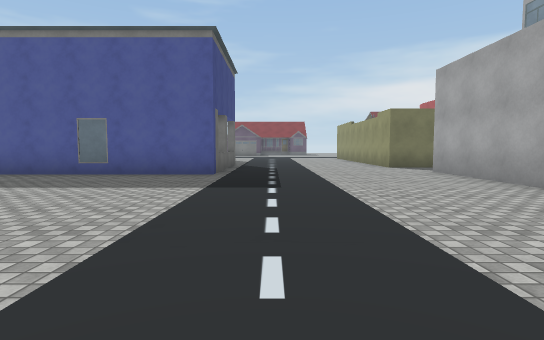
view 1 (above)

24 first-person views from a walk through a 3-D level made in the Unity game engine. The camera is 1.2 m above the floor, tilts 4° down and sees 80° across. The floor is counted in squares, 2 m on a side. Each view is taken from the middle of a square. On the plan, view 1 faces up. The plan holds only what a view shows up to about 10 squares ahead; the rest is blank. The place goes on beyond the plan. Some animated figures are not drawn. Some surface patterns are stand-ins.

view 2
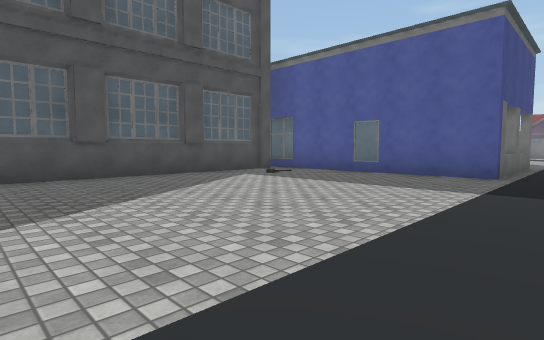

view 3
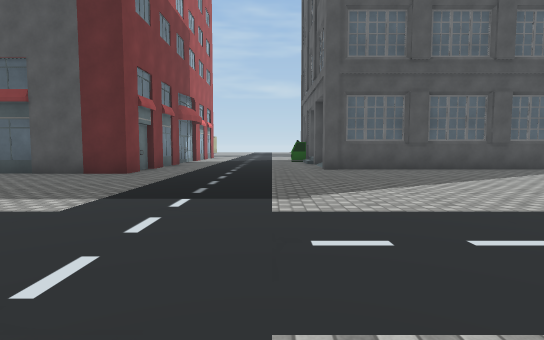

view 4
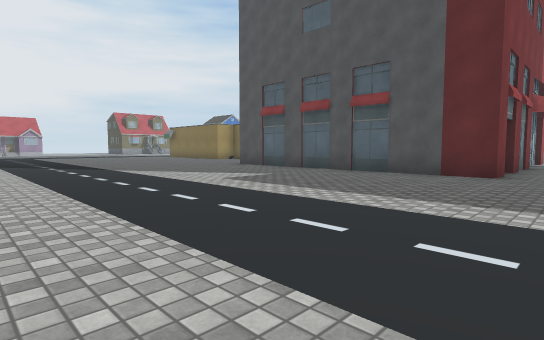

view 5
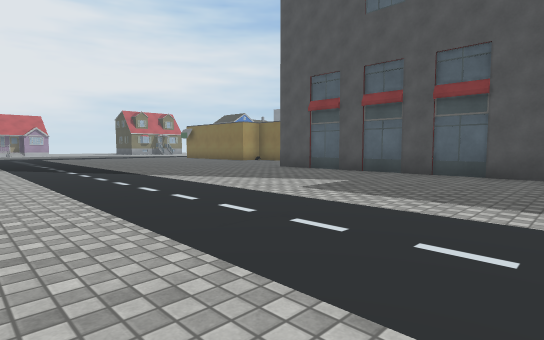

view 6
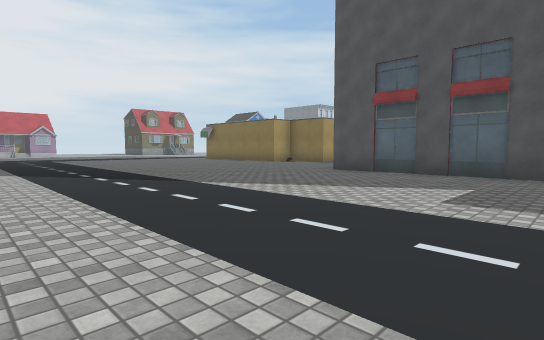

view 7
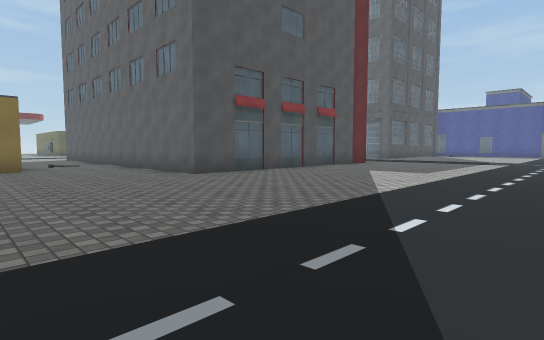

view 8
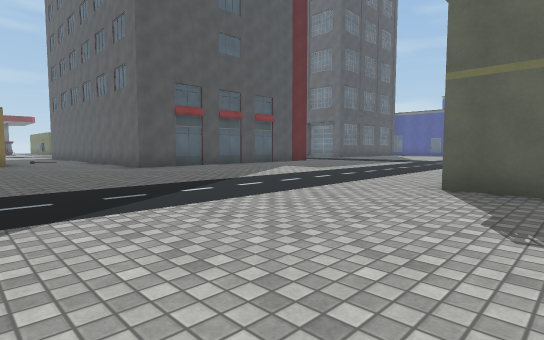

view 9
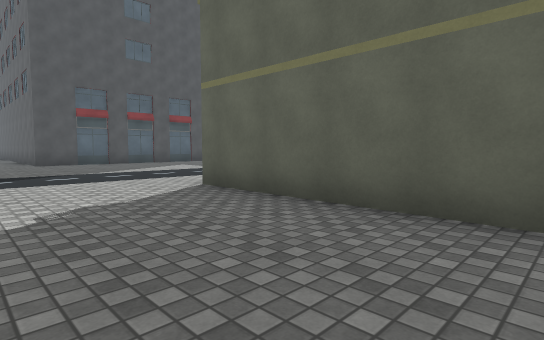

view 10
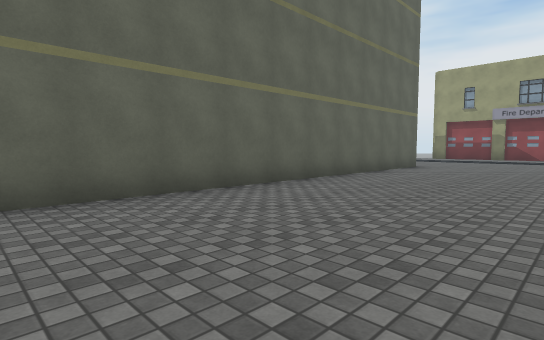

view 11
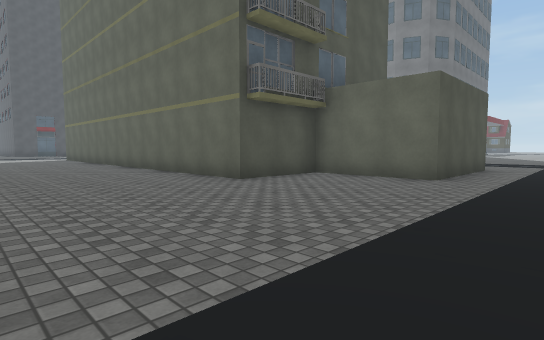

view 12
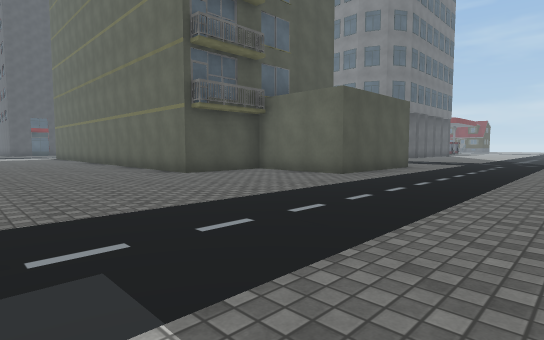

view 13
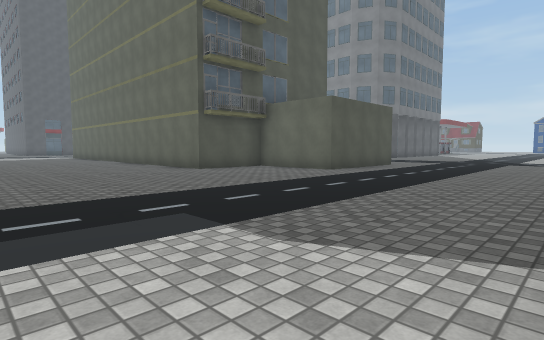

view 14
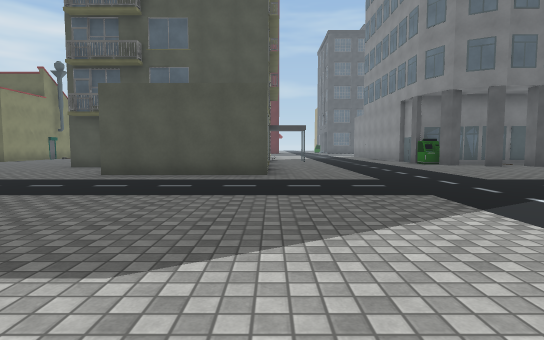

view 15
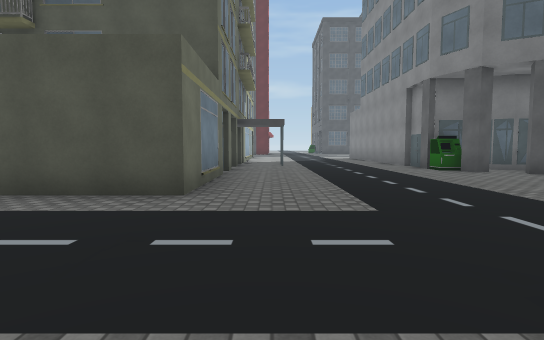

view 16
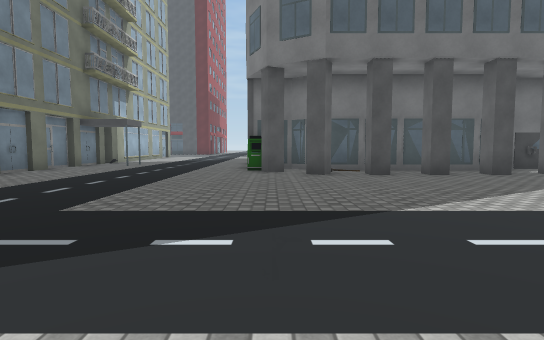

view 17
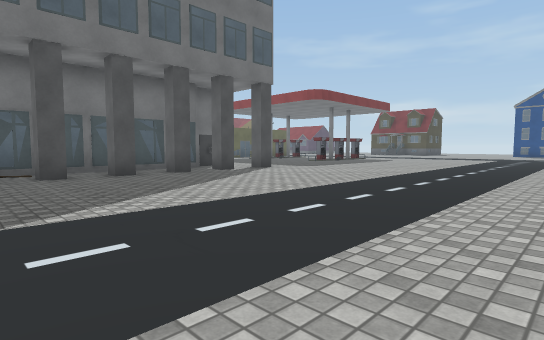

view 18
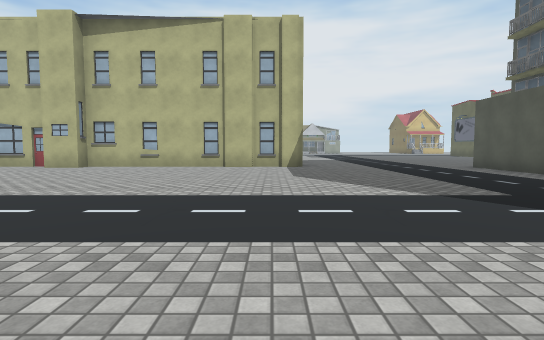

view 19
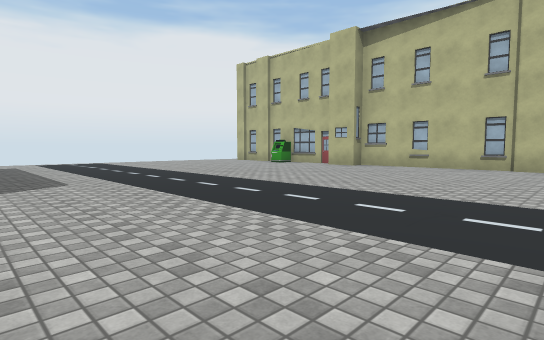

view 20
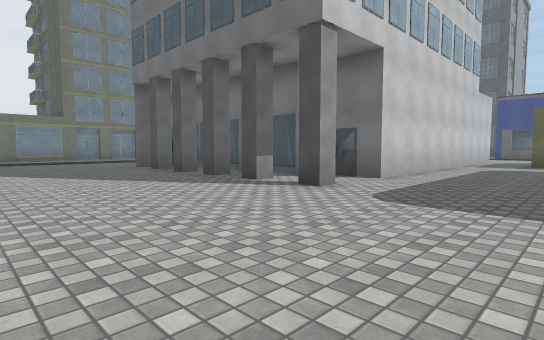

view 21
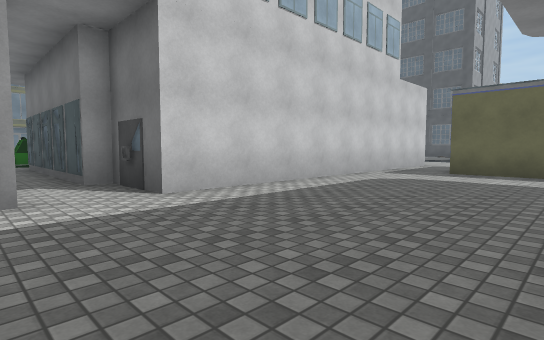

view 22
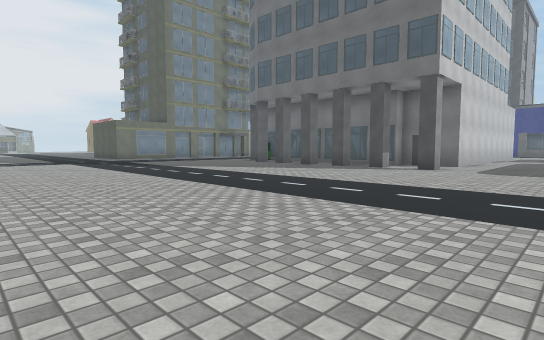

view 23
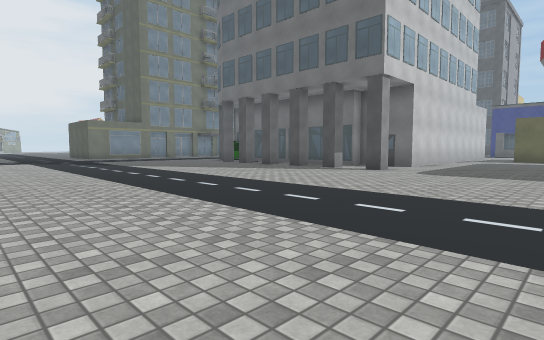

view 24
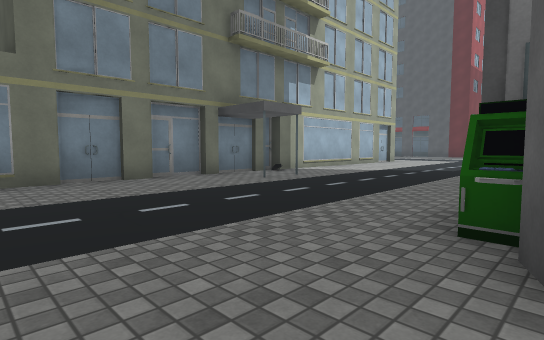

### Floor plan
Key: @ floor where view 1 was taken; # wall or solid block; . floor; / step, stairs or slope; = window, fence, low wall or low ledge; O other object.
Columns run from 8 left of view 1 to 31 right of it. Each row starts with its distance up from view 1.
 12                   ......  ......
 11        #       #.................
 10       =.....####.................
  9       #..........................
  8  ######.....###OOOOOOO.O.........
  7  ...........#        O...........
  6  #..........#        O.O.........
  5  O..........#        O.O........
  4  #..........         O.O........
  3  #..........         O..........
  2  #.........          O.O........
  1  O........           O.O........
  0  #......@            OO...............
 -1 ..........         .....................
 -2 ...........    .........................
 -3 ..........    ..........................
 -4 ...........   ..........................
 -5 ...........    ....# ...................
 -6  ##........     ##/###.####.............
 -7   #........      ### ###  #.............
 -8   #........               #.............
 -9   #O.......            ####.............
-10   #........            #........########
-11   #........            #.......
-12   #........#############........
-13 ###.............................
-14 ................................
-15 ................................
-16 ................................
-17     .........             ......

Positions as (right, up) in squares from view 1, and headings:
1: (0, 0), facing up
2: (0, 0), facing up-left
3: (2, -2), facing left
4: (2, -4), facing down-left
5: (2, -6), facing down-left
6: (2, -8), facing down-left
7: (1, -17), facing up-left
8: (4, -17), facing up-left
9: (7, -15), facing up-left
10: (5, -16), facing up-right
11: (20, -16), facing up-left
12: (22, -16), facing up-left
13: (23, -17), facing up-left
14: (25, -6), facing left
15: (22, -5), facing left
16: (22, 0), facing left
17: (22, 1), facing up-left
18: (24, 0), facing down
19: (24, 0), facing down-right
20: (19, 11), facing down-left
21: (15, 12), facing down-left
22: (24, 11), facing down-left
23: (23, 12), facing down-left
24: (16, 0), facing down-left
